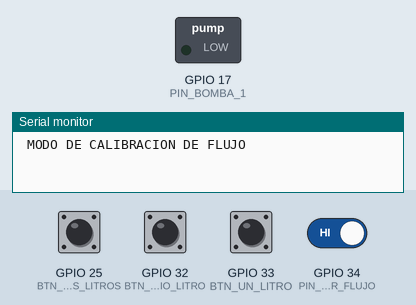
This program was run on a simulated ESP32. On the bench: switched loads named in the program (green lamp = pin HIGH), the last lines printed to the serial monitor. The inputs (shaded band) are chosen by the test bench; at power-on: GPIO 25 (BTN_DOS_LITROS), GPIO 32 (BTN_MEDIO_LITRO), GPIO 33 (BTN_UN_LITRO), GPIO 34 (PIN_SENSOR_FLUJO) HIGH.

Above: at 1.2 s.
1.3 s: GPIO 25 (BTN_DOS_LITROS) pulled LOW for 0.15 s
At 2.3 s:
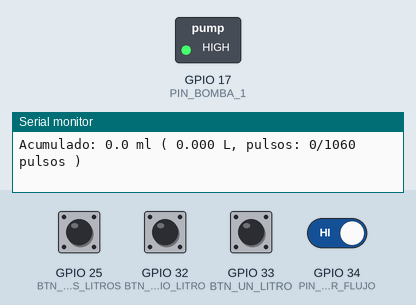
Timing chart, 0 to 4.3 s (numbered marks = the images above; inputs shaded):
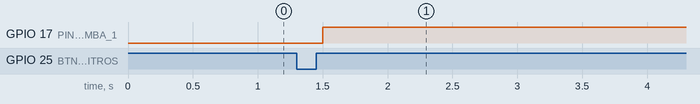

The program:

main.cpp
```cpp
#include <Arduino.h>

const int PIN_SENSOR_FLUJO = 34;
const int PIN_BOMBA_1 = 17;

const int BTN_MEDIO_LITRO = 32;
const int BTN_UN_LITRO = 33;
const int BTN_DOS_LITROS = 25;

float FACTOR_PULSOS_POR_LITRO = 530.0;

volatile uint32_t contadorPulsos = 0;
float litrosServidos = 0.0;
float metaLitros = 0.0;
uint32_t pulsosObjetivo = 0;
bool dispensando = false;
uint32_t ultimaLecturaSerial = 0;

void IRAM_ATTR contarPulsosISR()
{
  contadorPulsos++;
}

void setup()
{
  Serial.begin(115200);
  Serial.println("\n MODO DE CALIBRACION DE FLUJO ");

  pinMode(PIN_BOMBA_1, OUTPUT);
  digitalWrite(PIN_BOMBA_1, LOW);

  pinMode(BTN_MEDIO_LITRO, INPUT_PULLUP);
  pinMode(BTN_UN_LITRO, INPUT_PULLUP);
  pinMode(BTN_DOS_LITROS, INPUT_PULLUP);

  pinMode(PIN_SENSOR_FLUJO, INPUT);

  attachInterrupt(digitalPinToInterrupt(PIN_SENSOR_FLUJO), contarPulsosISR, FALLING);
}

void loop()
{
  if (!dispensando)
  {
    if (digitalRead(BTN_MEDIO_LITRO) == LOW)
    {
      metaLitros = 0.5;
      dispensando = true;
      delay(200); // Anti-rebote simple (Debounce)
    }
    else if (digitalRead(BTN_UN_LITRO) == LOW)
    {
      metaLitros = 1.0;
      dispensando = true;
      delay(200);
    }
    else if (digitalRead(BTN_DOS_LITROS) == LOW)
    {
      metaLitros = 2.0;
      dispensando = true;
      delay(200);
    }

    if (dispensando)
    {
      noInterrupts();
      contadorPulsos = 0;
      interrupts();
      litrosServidos = 0.0;
      pulsosObjetivo = (uint32_t)(metaLitros * FACTOR_PULSOS_POR_LITRO + 0.5);
      ultimaLecturaSerial = millis();
      digitalWrite(PIN_BOMBA_1, HIGH); // Encender bomba
      Serial.print("Iniciando dispensado. Meta: ");
      Serial.print(metaLitros, 1);
      Serial.print(" L - Pulsos objetivo: ");
      Serial.println(pulsosObjetivo);
    }
  }

  else
  {

    noInterrupts();
    uint32_t pulsosActuales = contadorPulsos;
    interrupts();

    litrosServidos = (float)pulsosActuales / FACTOR_PULSOS_POR_LITRO;

    // Mostrar continuamente el acumulado medido por el sensor.
    if (millis() - ultimaLecturaSerial >= 250)
    {
      Serial.print("Acumulado: ");
      Serial.print(litrosServidos * 1000.0, 1);
      Serial.print(" ml ( ");
      Serial.print(litrosServidos, 3);
      Serial.print(" L, pulsos: ");
      Serial.print(pulsosActuales);
      Serial.print("/");
      Serial.print(pulsosObjetivo);
      Serial.println(" pulsos )");
      ultimaLecturaSerial = millis();
    }

    // Comprobar si llegamos al objetivo de pulsos del boton.
    if (pulsosActuales >= pulsosObjetivo)
    {
      digitalWrite(PIN_BOMBA_1, LOW); // Apagar bomba
      dispensando = false;
      Serial.println("----------------------------------");
      Serial.println("DISPENSADO COMPLETADO");
      Serial.print("Pulsos totales registrados: ");
      Serial.println(pulsosActuales);
      Serial.print("Volumen medido: ");
      Serial.print(litrosServidos * 1000.0, 0);
      Serial.print(" ml ( ");
      Serial.print(litrosServidos, 3);
      Serial.println(" L )");
      Serial.println("Mide con una probeta/jarra el líquido real.");
      Serial.println("----------------------------------\n");
    }
  }
}
```

Measured:
- after the input at 1.3 s, GPIO 17 (PIN_BOMBA_1): LOW → HIGH after 0.20 s
